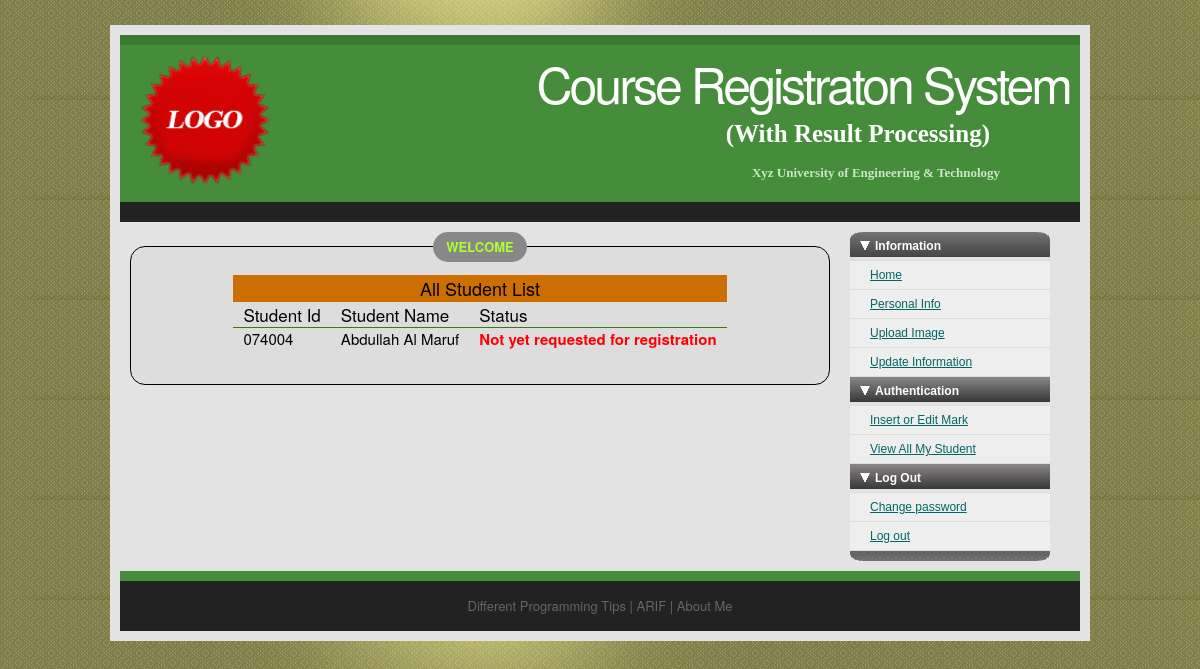
The app's page /index.php/adviser/ViewAllStudentUnderaAdviser with its own data.
### tables this page shows
CREATE TABLE `student_info` (
  `StudentId` varchar(6) NOT NULL,
  `StudentName` varchar(60) NOT NULL,
  `FathersName` varchar(60) NOT NULL,
  `MothersName` varchar(60) NOT NULL,
  `PresentAddress` text,
  `ParmanentAddress` text,
  `ContractNumber` varchar(18) DEFAULT NULL,
  `Email` varchar(50) NOT NULL,
  `Sex` varchar(6) NOT NULL,
  `DepartmentId` varchar(3) NOT NULL,
  `AdviserId` varchar(6) DEFAULT NULL,
  `AdmitDate` date NOT NULL
);

### application/controllers/adviser.php (called while the page is built, shortened)
<?php if(!defined('BASEPATH'))exit ('No direct script acced allowed');
class Adviser extends CI_Controller{
    function __construct() {
        $this->load->library('MyTemplate');
        $this->load->model('Adviser/dataViewAM');
        $this->load->model('Register/dataViewRM');
        $this->load->model('Adviser/dataUpdateAM');
    }
    function ViewAllStudentUnderaAdviser(){
        $myTemplate = new MyTemplate;
        $data['header'] = $myTemplate->Header();
        $data['footer'] = $myTemplate->Footer();
        $data['aside']  = $myTemplate->Aside('Adviser');
        $data['legend'] = 'WELCOME';
        $data['title']  = 'All Student List';
        $advId = $this->session->userdata('id');
        $data['studentList'] = $this->dataViewAM->GetAllStudentUnderAadviser($advId);
        $this->load->view('Adviser/viewAllStudent', $data);
    }
}

### index.php (called while the page is built, shortened)
<?php
require_once BASEPATH.'core/CodeIgniter.php';

### application/models/Adviser/dataViewAM.php (called while the page is built, shortened)
<?php if(!defined('BASEPATH')) exit ('No direct script access allowed');
class DataViewAM extends CI_Model{
    function GetAllStudentUnderAadviser($advId){
        $query = $this->db->select('StudentId, StudentName')
                          ->get_where('student_info', array('AdviserId' => $advId));
        if($query->num_rows() > 0){
            $result = $query->result();
            return($result);
        }
        else{
            return FALSE;
        }
    }
    function CheckRegistrationStatus($stdId){
        $query = $this->db->select('RegistrationStatus')
                          ->get_where('registration_info', array('StudentId' => $stdId));
        if($query->num_rows() > 0){
            $result = $query->result();
            $status = $result[0]->RegistrationStatus;
            return($status);
        }
        else{
            return FALSE;
        }
    }
}

### application/views/Adviser/viewAllStudent.php (the view, shortened to what this page needs)
<!DOCTYPE html>
<html lang="en">
<head>
        <?=link_tag('css/adviser.css')?>
</head>
<body>
    <div class="wrap container_16">
        <header class="clearfix">
        <?=$header?>
        </header>
        <div class="clearfix main">
            <div class="primary grid_12">
                <fieldset>
                <legend id="first-legend"><?=$legend?></legend>
                <div align="center">
                <table class="adviserTable">
                    <th scope="colgroup" colspan="4"><?=$title?></th>
                    <tr><td>Student Id</td><td>Student Name</td><td>Status</td></tr>
                    <?php
                     $dataViewAM = new DataViewAM;
                     foreach ($studentList as $row) {
                        if(($status = $dataViewAM->CheckRegistrationStatus($row->StudentId)) != FALSE){
                            if($status == 'registered'){
                                $status = 'Registration Completed';
                                $color = 'green';
                            }elseif($status == 'requested'){
                                $status = 'Already requested for registration';
                                $color  = 'blue';
                            }else{
                                $status = 'Registration request denied';
                                $color  = 'red';
                            }
                        }else{
                            $status = 'Not yet requested for registration';
                            $color  = 'red';
                        }
                        echo '<tr><td>'.$row->StudentId.'</td><td>'.$row->StudentName."</td><td style='color:$color; font-weight:bold'>".$status.'</td><tr>';
                     }
                    ?>
                 </table>
                </div>
                </fieldset>
            </div>
            <aside class="grid_4">
                <?=$aside?>
            </aside>
        </div>
        <footer>
        <?=$footer?>
        </footer>
    </div>
</body>

### application/libraries/MyTemplate.php (shortened to what this page needs)
<?php if ( ! defined('BASEPATH')) exit('No direct script access allowed');
class MyTemplate{
    function Header(){
        $header = '<div class="grid_3">';
                $image_properties = array('src' => 'images/others/mono.png',
                                          'alt' => 'Icon monogram(mono.png file) not found',
                                          'width' => '130',
                                          'height' => '130');
        $header .= img($image_properties);
        $header .= '</div>';
        $header .= '<div class="grid_13">';
        $header .= '<h1>Course Registraton System</h1>';
        $header .= '<h2>(With Result Processing)</h2>';
        $header .= '<h3>Xyz University of Engineering & Technology</h3>';
        $header .= '</div>';
        return($header);
    }
    function Footer(){
        $footer = '<p>';
        $footer .= anchor('https://arifur-rahman-sazal.blogspot.com', 'Different Programming Tips', array('target' => '_blunk'));
        $footer .= ' | ';
        $footer .= anchor('https://arif2009.github.io', 'ARIF', array('target' => '_blunk'));
        $footer .= ' | ';
        $footer .= anchor('https://arif2009.github.io', 'About Me', array('target' => '_blunk'));
        $footer .= '</p>';
        return($footer);
    }
    function Aside($aside = 'Register'){
        if($aside == 'Register'){
            $aside  = '<div id="my_menu" class="sdmenu">';
            $aside .= '<div>';
            $aside .= '<span>Data Entry</span>';
            $aside .= anchor('Login/Home', 'Home');
            $aside .= anchor('register/InsertStudent', 'Insert a student');
            $aside .= anchor('register/InsertAdviser', 'Insert a adviser');
            $aside .= anchor('register/InsertDepartment', 'Add a department');
            $aside .= anchor('register/AdviserSelection', 'Adviser Selection');
            $aside .= anchor('register/Notice', 'Edit Notice');
            $aside .= '</div>';
            $aside .= '<div>';
            $aside .= '<span>Print</span>';
            $aside .= anchor('register/DownloadAdviserIdPassword', 'Adviser Id & Password');
            $aside .= anchor('register/DownloadStudentIdPassword', 'Student Id & Password');
            $aside .= anchor('register/GiveRegPermission', 'Give Reg. Permiaaion');
            $aside .= '</div>';
            $aside .= '<div>';
            $aside .= '<span>Log Out</span>';
            $aside .= anchor('changePassword/ChangePassword', 'Change password');
            $aside .= anchor('login/logout', 'Log out');
            $aside .= '</div>';
            $aside .= '</div>';
        }elseif ($aside == 'Adviser') {
            $aside  = '<div id="my_menu" class="sdmenu">';
            $aside .= '<div>';
            $aside .= '<span>Information</span>';
            $aside .= anchor('Login/TeacherHome', 'Home');
            $aside .= anchor('adviser/ViewAdviserInfo', 'Personal Info');
            $aside .= anchor('adviser/Upload', 'Upload Image');
            $aside .= anchor('adviser/UpdateAdviser', 'Update Information');
            $aside .= '</div>';
            $aside .= '<div>';
            $aside .= '<span>Authentication</span>';
            $aside .= anchor('adviser/EnterMarkHome', 'Insert or Edit Mark');
            $aside .= anchor('adviser/ViewAllStudentUnderaAdviser', 'View All My Student');
            $aside .= '</div>';
            $aside .= '<div>';
            $aside .= '<span>Log Out</span>';
            $aside .= anchor('changePassword/ChangePassword', 'Change password');
            $aside .= anchor('login/logout', 'Log out');
            $aside .= '</div>';
            $aside .= '</div>';
        }
        return($aside);
    }
}

### application/views/commonCSS.php (shortened to what this page needs)
<?=link_tag('css/960.css')?>
<?=link_tag('css/reset.css')?>
<?=link_tag('css/text.css')?>
<?=link_tag('css/style.css')?>
<?=link_tag('sdmenu/sdmenu.css')?>

### css/960.css (style rules this page uses)
body { min-width: 960px; }
.container_12, .container_16 { margin-left: auto; margin-right: auto; width: 960px; }
.grid_1, .grid_2, .grid_3, .grid_4, .grid_5, .grid_6, .grid_7, .grid_8, .grid_9, .grid_10, .grid_11, .grid_12, .grid_13, .grid_14, .grid_15, .grid_16 { display: inline; float: left; margin-left: 10px; margin-right: 10px; }
.container_12 .grid_3, .container_16 .grid_4 { width: 220px; }
.container_12 .grid_9, .container_16 .grid_12 { width: 700px; }
.container_16 .grid_3 { width: 160px; }
.container_16 .grid_13 { width: 760px; }
.clearfix:before, .clearfix:after, .container_12:before, .container_12:after, .container_16:before, .container_16:after { content: '.'; display: block; overflow: hidden; visibility: hidden; font-size: 0; line-height: 0; width: 0; height: 0; }
.clearfix:after, .container_12:after, .container_16:after { clear: both; }
.clearfix, .container_12, .container_16 { zoom: 1; }

### css/text.css (style rules this page uses)
body { font: 13px/1.5 'Helvetica Neue', Arial, 'Liberation Sans', FreeSans, sans-serif; }
h1 { font-size: 25px; }
h2 { font-size: 23px; }
h3 { font-size: 21px; }
p, dl, hr, h1, h2, h3, h4, h5, h6, ol, ul, pre, table, address, fieldset, figure { margin-bottom: 20px; }

### css/style.css (style rules this page uses)
body { background: url('../images/others/background.png'); margin: 0px; padding: 0px; }
.wrap { margin: 25px auto; padding: 10px; background: #e3e3e3; }
header { border-top: 10px solid #3B7932; background-color: #458D3A; border-bottom: 20px solid #222; }
header img { margin:10px; }
header h1 { color: #fff; font-size: 50px; font-weight: normal; text-decoration: none; letter-spacing: -3px; float: right; }
header h2 { clear:both; color: #fff; float:right; font-family: Georgia, "Times New Roman", Times, serif; font-size: 25px; margin-right:80px; margin-top: -25px; letter-spacing: 0; }
header h3 { clear:both; color: #C9E7C5; float:right; font-family: Georgia, "Times New Roman", Times, serif; font-size: 13px; margin-right:70px; margin-top: -10px; letter-spacing: 0; }
.main { margin-top: 10px; }
fieldset { margin: auto; background: rgb(221,221,221); border:1px solid #000000; border-radius: 15px; -moz-border-radius: 15px; -webkit-border-radius: 15px; padding: 1em; margin-left: 0px; text-align: center; }
#first-legend { color: greenyellow; background: #888888; padding: .4em 1em; font-weight: bold; border-radius: 15px; -moz-border-radius: 15px; -webkit-border-radius: 15px; }
footer { margin:10px auto 0px; border-top: 10px solid #458D3A; text-align: center; background-color: #222; height:50px; }
footer p { margin-top:15px; text-align: center; }
footer p, footer p a { text-decoration:none; color: #666; }

### sdmenu/sdmenu.css (style rules this page uses)
div.sdmenu { width: 200px; font-family: Arial, sans-serif; font-size: 12px; padding-bottom: 10px; background: url(bottom.gif) no-repeat right bottom; color: #fff; }
div.sdmenu div { background: url(title.gif) repeat-x; overflow: hidden; }
div.sdmenu div:first-child { background: url(toptitle.gif) no-repeat; }
div.sdmenu div span { display: block; padding: 5px 25px; font-weight: bold; color: white; background: url(expanded.gif) no-repeat 10px center; cursor: default; border-bottom: 1px solid #ddd; }
div.sdmenu div a { padding: 5px 0 5px 20px; background: #eee; display: block; border-bottom: 1px solid #ddd; color: #066; }

### css/adviser.css (style rules this page uses)
.adviserTable { font-size:15px; font-weight: bold; color: black; text-align: center; }
.adviserTable th { font-size: 18px; text-align: center; background-color: rgb(205,110,0); }
.adviserTable td { padding:0px 10px; }
.adviserTable tr:nth-child(2) { border-bottom: 1px solid #337f09; font-size:17px; }

### records on screen
student_info: StudentId "074004", StudentName "Abdullah Al Maruf", status "Not yet requested for registration"

### other values on screen
$legend "WELCOME"
$title "All Student List"
$aside "Home Personal Info Upload Image Update Information Insert or Edit Mark View All My Student Change password Log out"
$footer "Different Programming Tips | ARIF | About Me"
